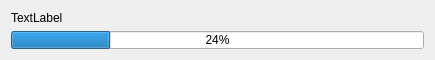
<?xml version="1.0" encoding="UTF-8"?>
<ui version="4.0">
 <class>ProgressDialog</class>
 <widget class="QDialog" name="ProgressDialog">
  <property name="windowModality">
   <enum>Qt::ApplicationModal</enum>
  </property>
  <property name="geometry">
   <rect>
    <x>0</x>
    <y>0</y>
    <width>435</width>
    <height>60</height>
   </rect>
  </property>
  <property name="minimumSize">
   <size>
    <width>435</width>
    <height>60</height>
   </size>
  </property>
  <property name="maximumSize">
   <size>
    <width>435</width>
    <height>60</height>
   </size>
  </property>
  <property name="windowTitle">
   <string>Operation in progress...</string>
  </property>
  <property name="modal">
   <bool>true</bool>
  </property>
  <layout class="QVBoxLayout" name="verticalLayout">
   <item>
    <widget class="QLabel" name="caption">
     <property name="text">
      <string>TextLabel</string>
     </property>
    </widget>
   </item>
   <item>
    <widget class="QProgressBar" name="progressBar">
     <property name="value">
      <number>24</number>
     </property>
    </widget>
   </item>
  </layout>
 </widget>
 <resources/>
 <connections/>
</ui>
